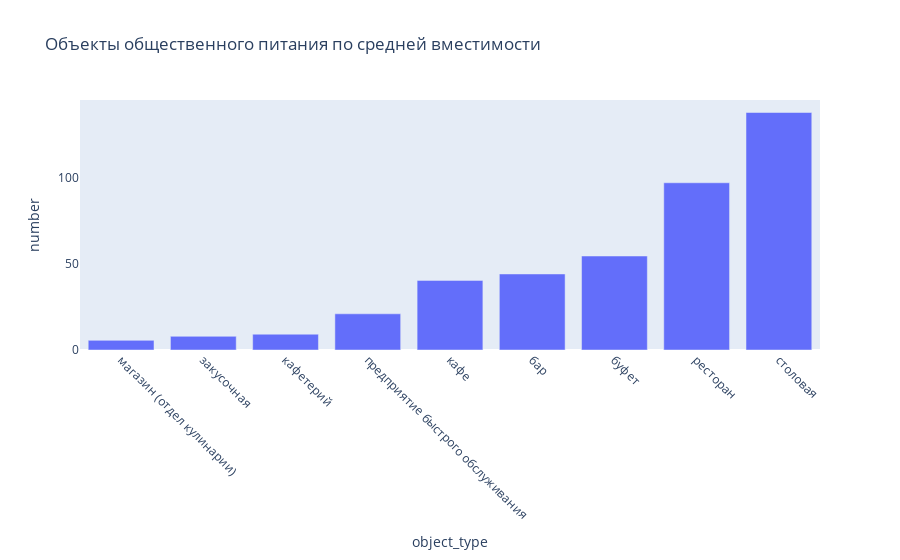

Notebook code cell kept with this figure:
### Code cell
cap_types = rest_data.groupby('object_type',as_index=False).number.mean().sort_values(by='number')

fig = px.bar(cap_types, x='object_type', y='number',title='Объекты общественного питания по средней вместимости')
fig.update_xaxes(tickangle=45)
fig.update_layout(xaxis_showgrid=False, yaxis_showgrid=False)
fig.show()

### Figure 1 — Plotly figure (JSON) as saved in the notebook; plotly's stock layout.template omitted (floating-point values rounded to 4 significant figures)
{"data": [{"alignmentgroup": "True", "hovertemplate": "object_type=%{x}<br>number=%{y}<extra></extra>", "legendgroup": "", "marker": {"color": "#636efa"}, "name": "", "offsetgroup": "", "orientation": "v", "showlegend": false, "textposition": "auto", "type": "bar", "x": ["магазин (отдел кулинарии)", "закусочная", "кафетерий", "предприятие быстрого обслуживания", "кафе", "бар", "буфет", "ресторан", "столовая"], "xaxis": "x", "y": [5.59, 7.941, 9.174, 21.01, 40.41, 44.14, 54.55, 97.07, 137.9], "yaxis": "y"}], "layout": {"barmode": "relative", "legend": {"tracegroupgap": 0}, "title": {"text": "Объекты общественного питания по средней вместимости"}, "xaxis": {"anchor": "y", "domain": [0, 1], "showgrid": false, "tickangle": 45, "title": {"text": "object_type"}}, "yaxis": {"anchor": "x", "domain": [0, 1], "showgrid": false, "title": {"text": "number"}}}}
